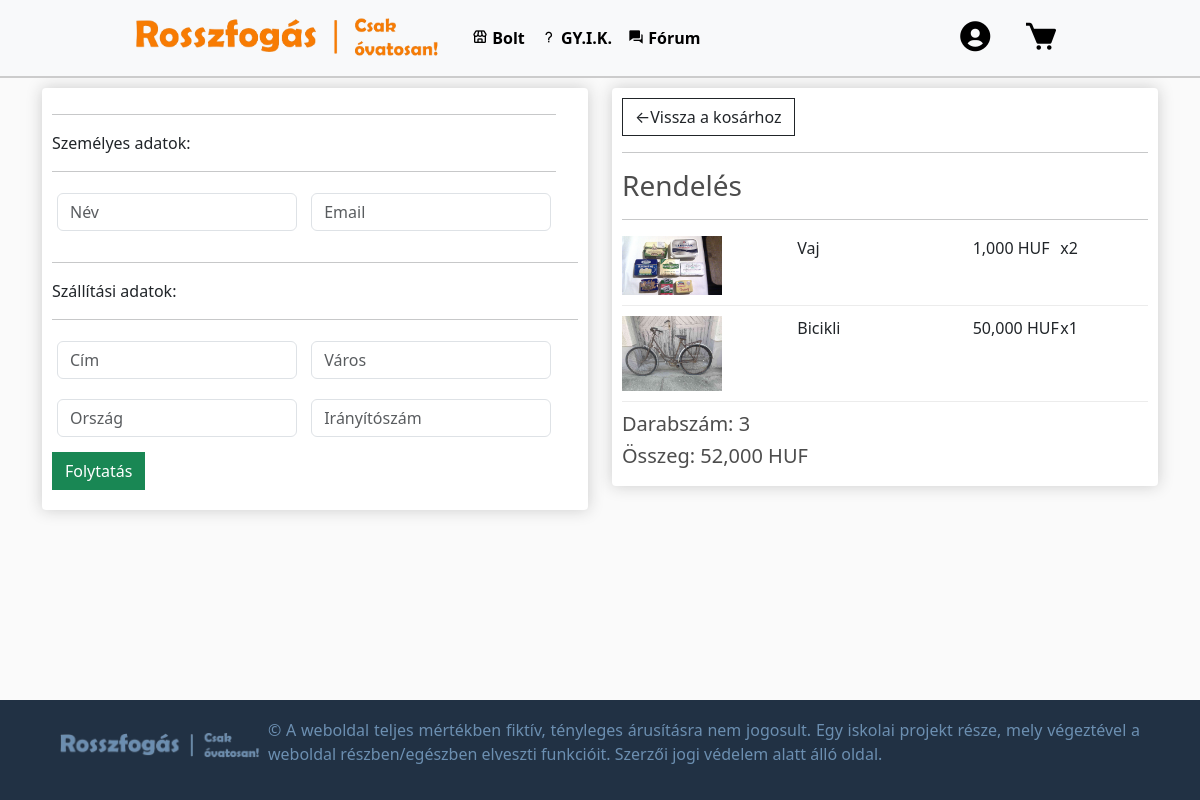
Screenshot of /checkout/ (signed in) with the database file from the repository.
### default/models.py (models this page shows, shortened)
class OrderItem(models.Model):
    product = models.ForeignKey(Product, on_delete=models.SET_NULL, blank=True, null=True)
    order = models.ForeignKey(Order, on_delete=models.SET_NULL, blank=True, null=True)
    quantity = models.IntegerField(default=0, null=True, blank=True)
    date_added = models.DateTimeField(auto_now_add=True)
    @property
    def get_total(self):
        total = self.product.price * self.quantity
        return total

class Product(models.Model):
    ALLAPOT_CHOICES = [
        ('--válasszon--', '--Válasszon--'),
        ('bontatlan', 'Bontatlan'),
        ('újszerű', 'Újszerű'),
        ('használt', 'Használt'),
        ('megviselt', 'Megviselt'),
    ]
    KATEGORIA_CHOICES = [
        ('--válasszon--', '--Válasszon--'),
        ('autó', 'Autó'),
        ('élelmiszer', 'Élelmiszer'),
        ('egyéb', 'Egyéb'),
    ]
    customer = models.ForeignKey(Customer, on_delete=models.CASCADE, null=True, blank=True)
    name = models.CharField(max_length=200, null=True, blank=True)
    price = models.FloatField()
    description = models.TextField()
    feladocim = models.CharField(max_length=100, null=True, blank=True)
    feladoorszag = models.CharField(max_length=100, null=True, blank=True)
    image = models.ImageField(null=True, blank=True, upload_to='default/images/')
    allapot = models.CharField(max_length=50, choices=ALLAPOT_CHOICES, default='--válasszon--')
    kategoria = models.CharField(max_length=50, choices=KATEGORIA_CHOICES, default='--válasszon--')
    terms_checkbox = models.BooleanField(default=False)
    @property
    def imageURL(self):
        if self.image:
            return '/images/' + str(self.image)
        return ''

class Order(models.Model):
    customer = models.ForeignKey(Customer, on_delete=models.SET_NULL, blank=True, null=True)
    date_ordered = models.DateTimeField(auto_now_add=True)
    complete = models.BooleanField(default=False, null=True, blank=True)
    transaction_id = models.CharField(max_length=200, null=True)
    @property
    def get_cart_total(self):
        orderitems = self.orderitem_set.all()
        total = sum([item.get_total for item in orderitems])
        return total
    @property
    def get_cart_items(self):
        orderitems = self.orderitem_set.all()
        total = sum([item.quantity for item in orderitems])
        return total

### default/views.py (the view)
# urls.py: path('checkout/', views.checkout, name="checkout"),
def checkout(request):
    if request.user.is_authenticated:
        customer = request.user.customer
        order, created = Order.objects.get_or_create(customer=customer, complete=False)
        items = order.orderitem_set.all()
    else:
        items = []
        order = {'get_cart_total':0, 'get_cart_items':0}
    context = {'items':items, 'order':order}
    return render(request, 'default/checkout.html', context)

### default/templates/default/checkout.html (shortened to what this page needs)
{% extends "default/layout.html" %}
{% load static %}
{% load humanize %}
{% block body %}
    <div class="row">
        <div class="col-lg-6">
            <div class="box-element" id="form-wrapper">
                <form id="form">
                    <div id="user-info">
                        <hr>
						<p>Személyes adatok:</p>
						<hr>
                        <div class="form-field">
							<input required class="form-control" type="text" name="name" placeholder="Név">
						</div>
						<div class="form-field">
							<input required class="form-control" type="email" name="email" placeholder="Email">
						</div>
                    </div>
                    <div id="shipping-info">
                        <hr>
						<p>Szállítási adatok:</p>
						<hr>
						<div class="form-field">
							<input class="form-control" type="text" name="address" placeholder="Cím">
						</div>
						<div class="form-field">
							<input class="form-control" type="text" name="city" placeholder="Város">
						</div>
						<div class="form-field">
							<input class="form-control" type="text" name="state" placeholder="Ország">
						</div>
						<div class="form-field">
							<input class="form-control" type="text" name="zipcode" placeholder="Irányítószám">
						</div>
                    </div>
                    <div class="d-grid gap-2">
                    <input id="form-button" class="btn btn-success" type="submit" value="Folytatás">
                    </div>
                </form>
            </div>
            <br>
        </div>
        <div class="col-lg-6">
            <div class="box-element">
                <a class="btn btn-outline-dark" href="{% url 'kosar' %}">&#x2190;Vissza a kosárhoz</a>
                <hr>
                <h3>Rendelés</h3>
                <hr>
                {% for item in items %}
                <div class="cart-row">
					<div style="flex:2"><img class="row-image" src="{{item.product.imageURL}}"></div>
					<div style="flex:2"><p>{{item.product.name}}</p></div>
					<div style="flex:1"><p>{{item.product.price|floatformat:0|intcomma}} HUF</p></div>
					<div style="flex:1"><p>x{{item.quantity}}</p></div>
				</div>
                {% endfor %}
				<h5>Darabszám:   {{order.get_cart_items}}</h5>
				<h5>Összeg:   {{order.get_cart_total|floatformat:0|intcomma}} HUF</h5>
            </div>
        </div>
    </div>
{% endblock %}

### default/static/default/styles.css (style rules this page uses)
body { background-color: hsl(0, 0%, 98%); margin: 0; padding-bottom: 150px; }
html { position: relative; min-height: 100%; }
h1, h2, h3, h4, h5, h6 { color: hsl(0, 0%, 30%); }
.box-element { box-shadow: hsl(0, 0%, 80%) 0 0 16px; background-color: #fff; border-radius: 4px; padding: 10px; }
.col-lg-4, .col-lg-6, .col-lg-8, .col-lg-12 { margin-top: 10px; }
.btn { border-radius: 0; }
.row-image { width: 100px; }
.form-field { width: 250px; display: inline-block; padding: 5px; }
.cart-row { display: flex; align-items: flex-stretch; padding-bottom: 10px; margin-bottom: 10px; border-bottom: 1px solid #ececec; }
form { display: flex; flex-wrap: wrap; }
input, select, textarea { width: 100%; padding: 8px; margin-bottom: 10px; border: 1px solid #ccc; border-radius: 4px; }

### rows the page displays
OrderItem: product.imageURL (picture), product.name "Vaj", product.price "1,000", quantity "2"
OrderItem: product.imageURL (picture), product.name "Bicikli", product.price "50,000", quantity "1"
Order: get_cart_items "3", get_cart_total "52,000"
